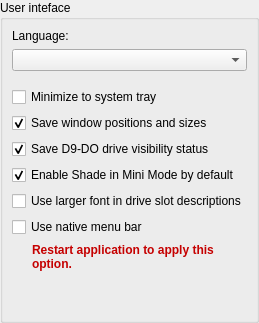
   <widget class="QWidget" name="page_ui">
    <layout class="QGridLayout" name="gridLayout">
     <property name="leftMargin">
      <number>0</number>
     </property>
     <property name="topMargin">
      <number>0</number>
     </property>
     <property name="rightMargin">
      <number>0</number>
     </property>
     <property name="bottomMargin">
      <number>0</number>
     </property>
     <property name="spacing">
      <number>0</number>
     </property>
     <item row="0" column="0">
      <widget class="QGroupBox" name="uiGroup">
       <property name="minimumSize">
        <size>
         <width>258</width>
         <height>208</height>
        </size>
       </property>
       <property name="title">
        <string>User inteface</string>
       </property>
       <layout class="QGridLayout" name="gridLayout_2">
        <item row="0" column="0">
         <widget class="QLabel" name="i18nLanguageLabel">
          <property name="text">
           <string>Language:</string>
          </property>
         </widget>
        </item>
        <item row="3" column="0">
         <spacer name="verticalSpacer">
          <property name="orientation">
           <enum>Qt::Vertical</enum>
          </property>
          <property name="sizeType">
           <enum>QSizePolicy::Fixed</enum>
          </property>
          <property name="sizeHint" stdset="0">
           <size>
            <width>20</width>
            <height>10</height>
           </size>
          </property>
         </spacer>
        </item>
        <item row="11" column="0">
         <spacer name="i18nSpacer2">
          <property name="orientation">
           <enum>Qt::Vertical</enum>
          </property>
          <property name="sizeHint" stdset="0">
           <size>
            <width>20</width>
            <height>40</height>
           </size>
          </property>
         </spacer>
        </item>
        <item row="7" column="0">
         <widget class="QCheckBox" name="enableShade">
          <property name="text">
           <string>Enable Shade in Mini Mode by default</string>
          </property>
          <property name="checked">
           <bool>true</bool>
          </property>
         </widget>
        </item>
        <item row="1" column="0">
         <widget class="QComboBox" name="i18nLanguageCombo"/>
        </item>
        <item row="8" column="0">
         <widget class="QCheckBox" name="useLargerFont">
          <property name="enabled">
           <bool>true</bool>
          </property>
          <property name="text">
           <string>Use larger font in drive slot descriptions</string>
          </property>
          <property name="checked">
           <bool>false</bool>
          </property>
         </widget>
        </item>
        <item row="4" column="0">
         <widget class="QCheckBox" name="minimizeToTrayBox">
          <property name="text">
           <string>Minimize to system tray</string>
          </property>
         </widget>
        </item>
        <item row="9" column="0">
         <widget class="QCheckBox" name="useNativeMenu">
          <property name="enabled">
           <bool>true</bool>
          </property>
          <property name="text">
           <string>Use native menu bar</string>
          </property>
          <property name="checked">
           <bool>false</bool>
          </property>
         </widget>
        </item>
        <item row="5" column="0">
         <widget class="QCheckBox" name="saveWinPosBox">
          <property name="text">
           <string>Save window positions and sizes</string>
          </property>
          <property name="checked">
           <bool>true</bool>
          </property>
         </widget>
        </item>
        <item row="6" column="0">
         <widget class="QCheckBox" name="saveDiskVisBox">
          <property name="text">
           <string>Save D9-DO drive visibility status</string>
          </property>
          <property name="checked">
           <bool>true</bool>
          </property>
         </widget>
        </item>
        <item row="10" column="0">
         <widget class="QLabel" name="warning_nativemenu">
          <property name="text">
           <string>&lt;html&gt;&lt;head/&gt;&lt;body&gt;&lt;p&gt;&lt;span style=&quot; font-weight:600; color:#c50000;&quot;&gt;Restart application to apply this option.&lt;/span&gt;&lt;/p&gt;&lt;/body&gt;&lt;/html&gt;</string>
          </property>
          <property name="textFormat">
           <enum>Qt::RichText</enum>
          </property>
          <property name="wordWrap">
           <bool>true</bool>
          </property>
          <property name="indent">
           <number>20</number>
          </property>
         </widget>
        </item>
       </layout>
      </widget>
     </item>
    </layout>
   </widget>
